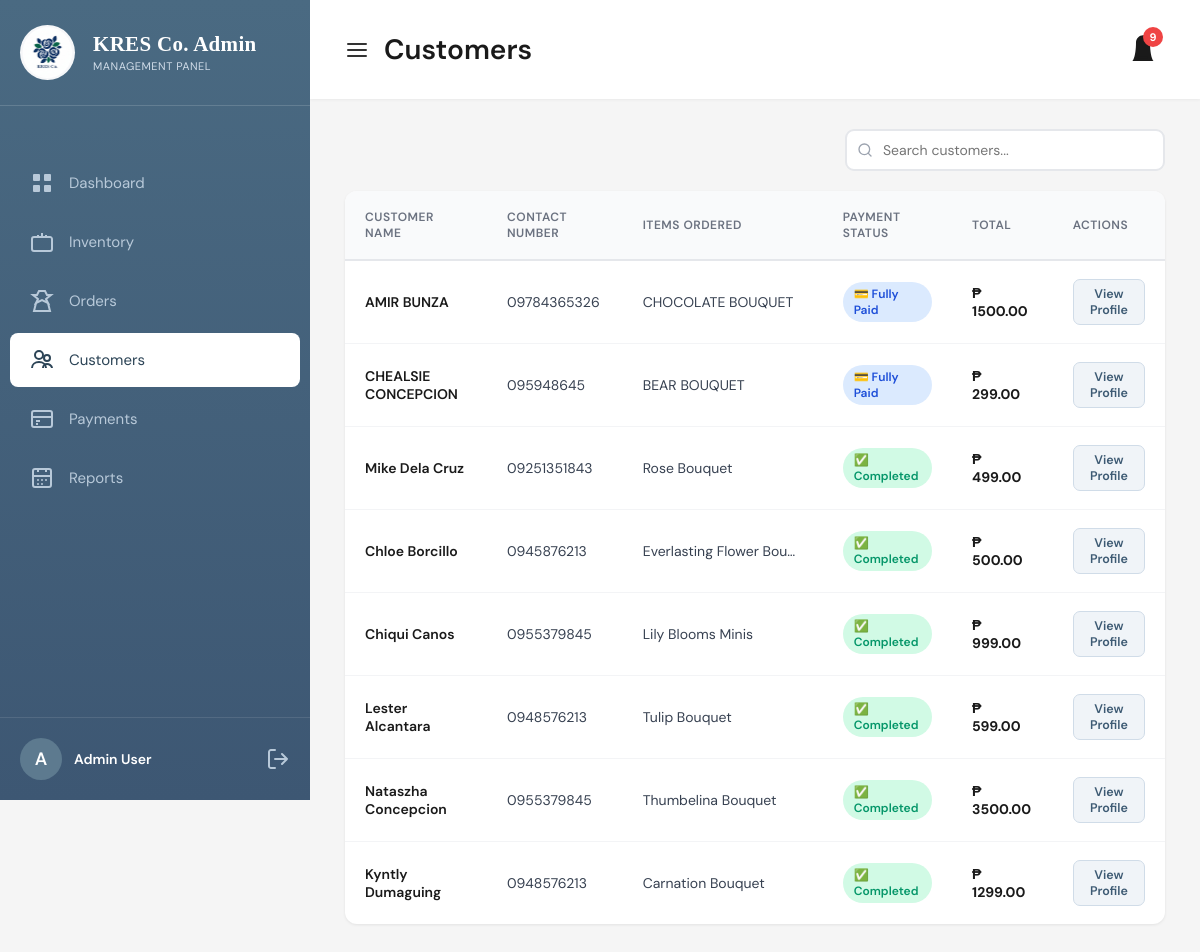
The page /customers/ (signed in) on the database its author committed.
### pages/models.py (models this page shows, shortened)
class Customer(models.Model):
    customer_id = models.AutoField(primary_key=True)
    first_name = models.CharField(max_length=100)
    last_name = models.CharField(max_length=100)
    email = models.EmailField(unique=True)
    phone = models.CharField(max_length=20)
    address = models.TextField(blank=True)
    city = models.CharField(max_length=100, blank=True)
    state = models.CharField(max_length=100, blank=True)
    zip_code = models.CharField(max_length=20, blank=True)
    created_at = models.DateTimeField(auto_now_add=True)
    updated_at = models.DateTimeField(auto_now=True)
    class Meta:
        ordering = ['-created_at']
        verbose_name = 'Customer'
        verbose_name_plural = 'Customers'
    def get_total_spent(self):
        return sum(order.get_total_amount() for order in self.orders.all())

class OrderItem(models.Model):
    order = models.ForeignKey(Order, on_delete=models.CASCADE, related_name='items')
    product = models.ForeignKey(Product, on_delete=models.PROTECT, related_name='order_items')
    quantity = models.IntegerField(validators=[MinValueValidator(1)])
    unit_price = models.DecimalField(max_digits=10, decimal_places=2, validators=[MinValueValidator(0)])
    product_name = models.CharField(max_length=200)
    product_sku = models.CharField(max_length=100)
    class Meta:
        verbose_name = 'Order Item'
        verbose_name_plural = 'Order Items'

class Order(models.Model):
    STATUS_CHOICES = [
        ('pending', 'Pending'),
        ('processing', 'Processing'),
        ('completed', 'Completed'),
        ('cancelled', 'Cancelled'),
    ]
    order_id = models.AutoField(primary_key=True)
    customer = models.ForeignKey(Customer, on_delete=models.CASCADE, related_name='orders')
    order_number = models.CharField(max_length=50, unique=True, editable=False)
    status = models.CharField(max_length=20, choices=STATUS_CHOICES, default='pending')
    notes = models.TextField(blank=True, help_text="Additional order notes")
    delivery_date = models.DateField(null=True, blank=True, help_text="Requested delivery date")
    customer_phone = models.CharField(max_length=20, blank=True, help_text="Contact number for this order")
    customer_address = models.TextField(blank=True, help_text="Delivery address for this order")
    fulfilled_by = models.CharField(max_length=100, blank=True, default='',
                                    help_text="Who fulfilled the order (staff name)")
    subtotal = models.DecimalField(max_digits=10, decimal_places=2, default=0)
    tax = models.DecimalField(max_digits=10, decimal_places=2, default=0)
    discount = models.DecimalField(max_digits=10, decimal_places=2, default=0)
    total = models.DecimalField(max_digits=10, decimal_places=2, default=0)
    created_at = models.DateTimeField(auto_now_add=True)
    updated_at = models.DateTimeField(auto_now=True)
    class Meta:
        ordering = ['-created_at']
        verbose_name = 'Order'
        verbose_name_plural = 'Orders'
    def get_total_amount(self):
        return self.total

### pages/views.py (the view)
# urls.py: path('customers/', views.customers, name='customers'),
@login_required
def customers(request):
    customers = Customer.objects.prefetch_related(
        'orders__items__product',
        'orders__payments'
    ).order_by('-created_at')
    ctx = get_notification_context()
    ctx['customers'] = customers
    return render(request, 'customers.html', ctx)

### pages/views.py (called while the page is built)
def get_notification_context():
    from django.utils import timezone
    today = timezone.now().date()
    low_stock_count    = Product.objects.filter(is_active=True, stock_quantity__lte=10).count()
    pending_payments   = Payment.objects.filter(payment_status='pending').count()
    new_customers_count = Customer.objects.filter(created_at__date=today).count()
    return {
        'low_stock_count':    low_stock_count,
        'pending_payments':   pending_payments,
        'new_customers_count': new_customers_count,
    }

### templates/customers.html (shortened to what this page needs)
{% load static %}
<!DOCTYPE html>
<html lang="en">
<head>
</head>
<body>
<div class="sidebar">
    <div class="logo-section">
        <div class="logo"><img src="{% static 'images/logo.png' %}" alt="KRES Logo" style="width: 70px; height: 70px; object-fit: contain;"></div>
        <div class="logo-text"><h1>KRES Co. Admin</h1><p>Management Panel</p></div>
    </div>
    <nav class="nav-menu">
        <a href="{% url 'pages:dashboard' %}" class="nav-item"><svg viewBox="0 0 24 24" fill="none"><rect x="3" y="3" width="7" height="7" rx="1" fill="currentColor"/><rect x="14" y="3" width="7" height="7" rx="1" fill="currentColor"/><rect x="3" y="14" width="7" height="7" rx="1" fill="currentColor"/><rect x="14" y="14" width="7" height="7" rx="1" fill="currentColor"/></svg><span>Dashboard</span></a>
        <a href="{% url 'pages:inventory' %}" class="nav-item"><svg viewBox="0 0 24 24" fill="none"><path d="M20 7H4C2.9 7 2 7.9 2 9V19C2 20.1 2.9 21 4 21H20C21.1 21 22 20.1 22 19V9C22 7.9 21.1 7 20 7Z" stroke="currentColor" stroke-width="2"/><path d="M12 7V3M8 7V5M16 7V5" stroke="currentColor" stroke-width="2"/></svg><span>Inventory</span></a>
        <a href="{% url 'pages:orders' %}" class="nav-item"><svg viewBox="0 0 24 24" fill="none"><path d="M9 2L7 6H3L8 10L6 14L12 11L18 14L16 10L21 6H17L15 2H9Z" stroke="currentColor" stroke-width="2"/><path d="M6 14L4 22H20L18 14" stroke="currentColor" stroke-width="2"/></svg><span>Orders</span></a>
        <a href="{% url 'pages:customers' %}" class="nav-item active"><span>Customers</span></a>
        <a href="{% url 'pages:payments' %}" class="nav-item"><svg viewBox="0 0 24 24" fill="none"><rect x="2" y="4" width="20" height="16" rx="2" stroke="currentColor" stroke-width="2"/><path d="M2 10H22M6 14H10M6 17H8" stroke="currentColor" stroke-width="2"/></svg><span>Payments</span></a>
        <a href="{% url 'pages:reports' %}" class="nav-item"><span>Reports</span></a>
    </nav>
    <div class="user-profile">
        <div class="avatar">A</div>
        <div class="user-name">Admin User</div>
        <a href="{% url 'pages:logout' %}" onclick="return confirm('Logout?');" style="text-decoration:none;display:flex;">
        </a>
    </div>
</div>
<div class="main-content">
    <header class="header">
        <div class="header-left">
            <svg viewBox="0 0 24 24" fill="none"><path d="M3 12H21M3 6H21M3 18H21" stroke="currentColor" stroke-width="2" stroke-linecap="round"/></svg>
            <h2>Customers</h2>
        </div>
        <div class="notification-icon" onclick="toggleNotifications(event)">
            {% with total=low_stock_count|add:pending_payments|add:new_customers_count %}{% if total > 0 %}<span class="notification-badge">{{ total }}</span>{% endif %}{% endwith %}
        </div>
    </header>
    <div class="page-content">
        <div class="search-row">
            <div class="search-wrap">
                <input type="text" id="searchInput" placeholder="Search customers...">
            </div>
        </div>
        <div class="table-container">
            <table id="customersTable">
                <thead>
                    <tr>
                        <th>Customer Name</th>
                        <th>Contact Number</th>
                        <th>Items Ordered</th>
                        <th>Payment Status</th>
                        <th>Total</th>
                        <th>Actions</th>
                    </tr>
                </thead>
                <tbody>
                    {% for customer in customers %}
                    <tr
                        data-name="{{ customer.first_name }} {{ customer.last_name }}"
                        data-phone="{{ customer.phone }}"
                        data-address="{{ customer.address }}"
                        data-orders="{{ customer.orders.count }}"
                        data-total="₱ {{ customer.get_total_spent|floatformat:2 }}"
                        data-items="{% for order in customer.orders.all %}{% for item in order.items.all %}{{ item.product_name }}{% if not forloop.last %}, {% endif %}{% endfor %}{% if not forloop.parentloop.last %} | {% endif %}{% endfor %}"
                    >
                        <td class="name-cell">{{ customer.first_name }} {{ customer.last_name }}</td>
                        <td>{{ customer.phone|default:"—" }}</td>
                        <td style="max-width:200px;overflow:hidden;text-overflow:ellipsis;white-space:nowrap;">
                            {% with latest=customer.orders.first %}
                                {% if latest %}{% for item in latest.items.all %}{{ item.product_name }}{% if not forloop.last %}, {% endif %}{% endfor %}{% else %}—{% endif %}
                            {% endwith %}
                        </td>
                        <td>
                            {% with latest=customer.orders.first %}
                            {% if latest %}
                                {% if latest.status == 'completed' %}
                                    <span class="pill pill-paid">✅ Completed</span>
                                {% else %}{% with p=latest.payments.first %}
                                    {% if p and p.payment_status == 'completed' %}
                                        <span class="pill pill-full">💳 Fully Paid</span>
                                    {% else %}
                                        <span class="pill pill-half">💰 Down Payment</span>
                                    {% endif %}
                                {% endwith %}{% endif %}
                            {% else %}—{% endif %}
                            {% endwith %}
                        </td>
                        <td class="total-cell">₱ {{ customer.get_total_spent|floatformat:2 }}</td>
                        <td><button class="btn-view" onclick="viewCustomer(this)">View Profile</button></td>
                    </tr>
                    {% endfor %}
                </tbody>
            </table>
        </div>
    </div>
</div>
</body>
</html>

### templates/customers.html (style rules this page uses)
* { margin:0; padding:0; box-sizing:border-box; }
body { font-family:'DM Sans',sans-serif; background:#f5f5f5; display:flex; min-height:100vh; }
.sidebar { width:310px; background:linear-gradient(180deg,#4a6a82,#3d5773); color:white; display:flex; flex-direction:column; position:fixed; height:100vh; }
.logo-section { display: flex; align-items: center; justify-content: flex-start; padding: 25px 20px; gap: 18px; border-bottom: 1px solid rgba(255, 255, 255, 0.15); }
.logo { flex-shrink: 0; display: flex; align-items: center; justify-content: center; width: 55px; height: 55px; border-radius: 50%; background-color: rgba(255, 255, 255, 0.95); padding: 0; }
.logo img { display: block; width: 55px; height: 55px; border-radius: 50%; object-fit: cover; background-color: transparent; padding: 0; }
.logo-text h1 { font-family:'Times New Roman',serif; font-size:21px; font-weight:700; margin-bottom:2px; letter-spacing:.3px; }
.logo-text p { font-size:11px; color:#d0dce8; font-weight:400; letter-spacing:.5px; text-transform:uppercase; }
.nav-menu { flex:1; padding:10px; overflow-y:auto; margin-top:40px; }
.nav-item { display:flex; align-items:center; gap:15px; padding:15px 20px; color:#b8c9d9; text-decoration:none; border-radius:8px; margin-bottom:5px; transition:all .3s; font-size:15px; }
.nav-item.active { background:white; color:#2c4456; }
.nav-item svg { width:24px; height:24px; flex-shrink:0; }
.user-profile { display:flex; align-items:center; gap:12px; padding:20px; border-top:1px solid rgba(255,255,255,.1); margin-top:auto; }
.avatar { width:42px; height:42px; background:#5d7a8f; border-radius:50%; display:flex; align-items:center; justify-content:center; font-size:18px; font-weight:600; }
.user-name { font-size:14px; font-weight:600; flex:1; }
.logout-icon { width:24px; height:24px; color:#b8c9d9; cursor:pointer; transition:color .3s; }
.main-content { margin-left:310px; flex:1; background:#f5f5f5; min-height:100vh; }
.header { background:white; padding:25px 35px; display:flex; justify-content:space-between; align-items:center; box-shadow:0 1px 3px rgba(0,0,0,.05); }
.header-left { display:flex; align-items:center; gap:15px; }
.header-left svg { width:24px; height:24px; color:#333; }
.header h2 { font-size:28px; font-weight:600; color:#1a1a1a; }
.notification-icon { position:relative; cursor:pointer; padding:8px; }
.notification-icon svg { width:28px; height:28px; color:#1a1a1a; }
.notification-badge { position:absolute; top:2px; right:2px; background:#ef4444; color:white; width:20px; height:20px; border-radius:50%; display:flex; align-items:center; justify-content:center; font-size:11px; font-weight:700; }
.page-content { padding:30px 35px; }
.search-row { display:flex; justify-content:flex-end; margin-bottom:20px; }
.search-wrap { position:relative; width:320px; }
.search-wrap input { width:100%; padding:10px 12px 10px 36px; border:2px solid #e5e7eb; border-radius:9px; font-size:14px; font-family:inherit; color:#374151; background:white; }
.table-container { background:white; border-radius:12px; box-shadow:0 1px 3px rgba(0,0,0,.08); overflow:hidden; }
table { width:100%; border-collapse:collapse; }
thead { background:#f9fafb; }
th { padding:18px 20px; text-align:left; font-size:12px; font-weight:600; color:#6b7280; text-transform:uppercase; letter-spacing:.5px; border-bottom:2px solid #e5e7eb; }
td { padding:18px 20px; font-size:14px; color:#374151; border-bottom:1px solid #f3f4f6; vertical-align:middle; }
tbody tr:last-child td { border-bottom:none; }
.name-cell { font-weight:600; color:#1a1a1a; }
.total-cell { font-weight:700; color:#1a1a1a; }
.pill { display:inline-block; padding:4px 11px; border-radius:20px; font-size:12px; font-weight:600; }
.pill-paid { background:#d1fae5; color:#059669; }
.pill-full { background:#dbeafe; color:#1d4ed8; }
.btn-view { background:#f0f4f8; color:#3d5a73; border:1.5px solid #d0dce8; padding:6px 14px; border-radius:7px; font-size:12.5px; font-weight:600; cursor:pointer; transition:all .2s; font-family:inherit; }

### rows shown on the page
Customer: first_name "AMIR", last_name "BUNZA", phone "09784365326", shows "💳 Fully Paid", get_total_spent "1500.00"
OrderItem: product_name "CHOCOLATE BOUQUET"
Customer: first_name "CHEALSIE", last_name "CONCEPCION", phone "095948645", shows "💳 Fully Paid", get_total_spent "299.00"
OrderItem: product_name "BEAR BOUQUET"
Customer: first_name "Mike", last_name "Dela Cruz", phone "09251351843", shows "✅ Completed", get_total_spent "499.00"
OrderItem: product_name "Rose Bouquet"
Customer: first_name "Chloe", last_name "Borcillo", phone "0945876213", shows "✅ Completed", get_total_spent "500.00"
OrderItem: product_name "Everlasting Flower Bou…"
Customer: first_name "Chiqui", last_name "Canos", phone "0955379845", shows "✅ Completed", get_total_spent "999.00"
OrderItem: product_name "Lily Blooms Minis"
Customer: first_name "Lester", last_name "Alcantara", phone "0948576213", shows "✅ Completed", get_total_spent "599.00"
OrderItem: product_name "Tulip Bouquet"
Customer: first_name "Nataszha", last_name "Concepcion", phone "0955379845", shows "✅ Completed", get_total_spent "3500.00"
OrderItem: product_name "Thumbelina Bouquet"
Customer: first_name "Kyntly", last_name "Dumaguing", phone "0948576213", shows "✅ Completed", get_total_spent "1299.00"
OrderItem: product_name "Carnation Bouquet"

### other values the page prints
{{ total }} "9"
